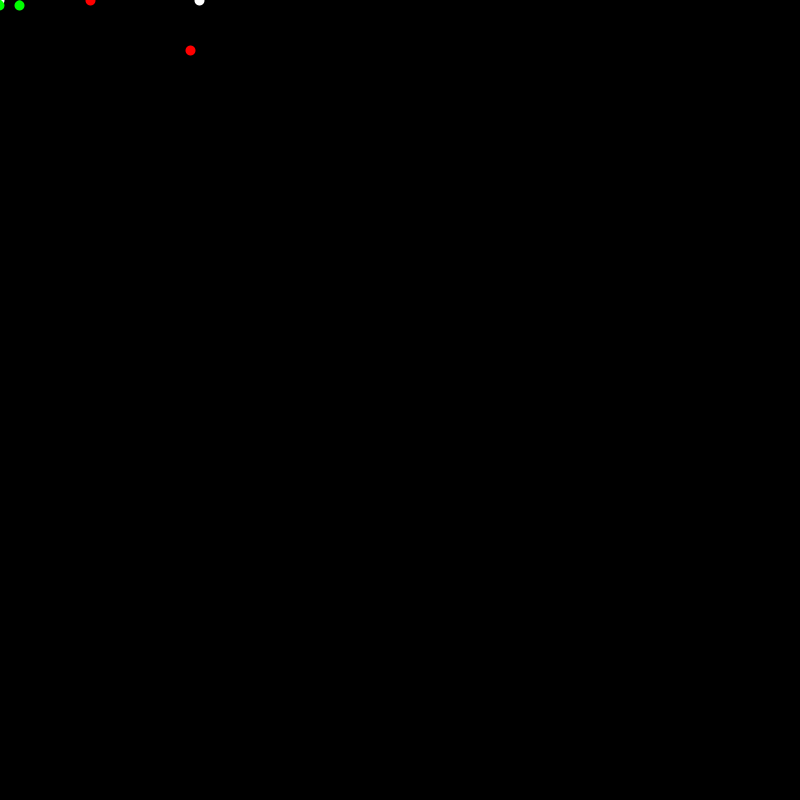
Frame 1 (no input)
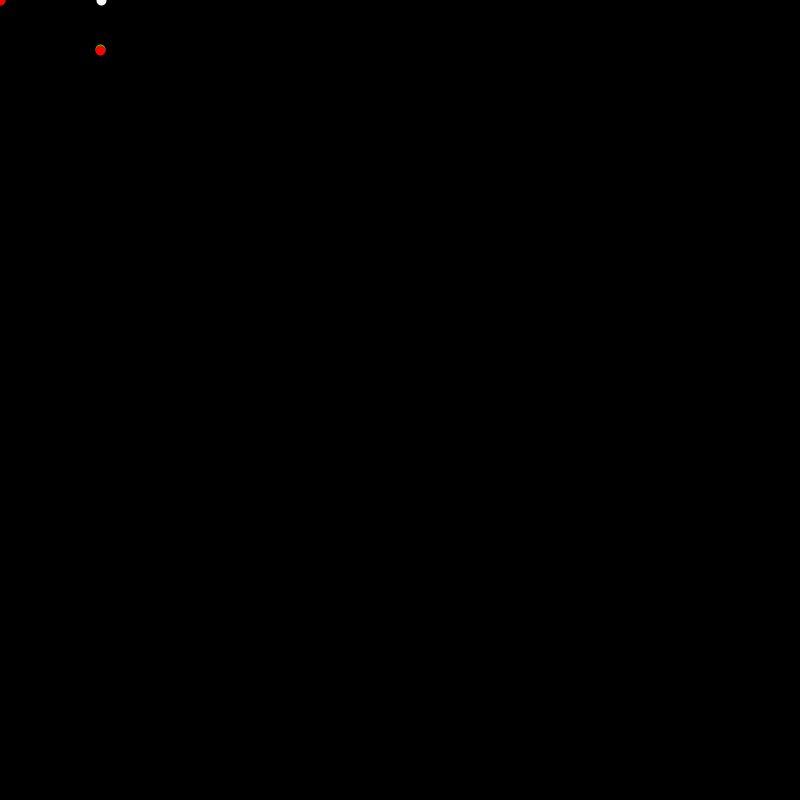
Frame 60 (the mouse pressed at the canvas centre just before this capture)
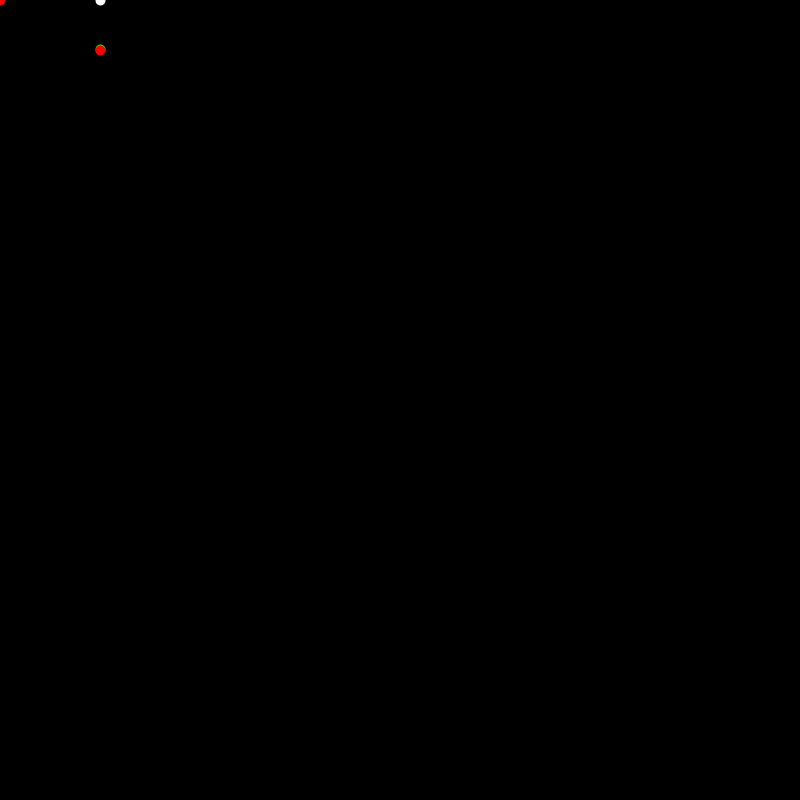
Frame 120 (the mouse held since frame 60 and released just before this capture)

The Processing sketch that drew these frames (run headless with seeded random() and noise(); from frame 60 on, the mouse is pressed at the canvas centre):

// Processing sketch: sketch_200601_MR_Kinematic_Model
// ── sketch_200601_MR_Kinematic_Model.pde
Vehicle vehicle;
Particle wheel_front_right;
Particle wheel_front_left;
Particle wheel_rear_right;
Particle wheel_rear_left;
Particle MR_center;
Particle MR_head;
Particle MR_tail;


//tan of MR_height/2, MR_width/2
float MR_angle;
float MR_distance_from_center;

int MR_width = 200;
int MR_height = 100;


float mouse_x;
float mouse_y;
void setup() {
  size(800, 800);
  //int center_x = width/2;
  //int center_y = height/2;

  int center_x = 0;
  int center_y = 0;


  //Initailize particle for each wheel points
  wheel_front_right = new Particle(new PVector(float(center_x + MR_width/2), float(center_y + MR_height/2)));
  wheel_front_left = new Particle(new PVector(float(center_x + MR_width/2), float(center_y - MR_height/2)));
  wheel_rear_right = new Particle(new PVector(float(center_x - MR_width/2), float(center_y + MR_height/2)));
  wheel_rear_left = new Particle(new PVector(float(center_x - MR_width/2), float(center_y - MR_height/2)));
  MR_center = new Particle(new PVector(float(center_x + MR_width/2), float(center_y)));
  MR_head = new Particle(new PVector(float(center_x + MR_width/2), float(center_y)));
  MR_tail = new Particle(new PVector(float(center_x - MR_width/2), float(center_y)));

  Vehicle current = new Vehicle(MR_head.get_position().x, MR_head.get_position().y, MR_width/2, 0);

  MR_angle = atan(float(MR_height)/float(MR_width)); 
  MR_distance_from_center = sqrt((MR_height/2)*(MR_height/2) + (MR_width/2)*(MR_width/2));
  println(MR_distance_from_center);
  print(MR_angle*180/PI);
  vehicle = current;
}

float step_x = 0;
float step_y = 0;
PVector prev_right = new PVector();
PVector prev_left = new PVector();
float mousex = width/2;
float mousey = width/2;

void draw() {
  background(0);
  vehicle.follow(mouse_x, mouse_y);
  vehicle.update();
  vehicle.show();  
}
void mouseMoved() {
  mouse_x = mouseX;
  mouse_y = mouseY;
}

// ── Particle.pde
class Particle {
  PVector location;
  PVector velocity;
  PVector acceleration;

  Particle(PVector l) {
    location = l.get();
    acceleration = new PVector();
    velocity = new PVector();
    float angle;
  }
  PVector get_position() {
    return location;
  }
  void update() {
    velocity.add(acceleration);
    location.add(velocity);
  }

  void update_velocity(PVector target ) {
    //PVector target = new PVector(tx, ty);
    PVector dir = PVector.sub(target, location);
    PVector accel = dir.copy();
    accel.setMag(accel.mag()/10);
    float angle = dir.heading();
    location.add(accel);
    //location.add(velocity_);
  }


  void display() {
    stroke(255);
    strokeWeight(10);
    point(location.x, location.y);
  }
}

// ── Vehicle.pde
class Vehicle {
  float ang_front;
  float ang_rear;

  float ang_wheel_front_left = pow(tan(ang_front), -1) - MR_height/(2*MR_width)*pow(tan(ang_front), -1)*(tan(ang_front) - tan(ang_rear));


  PVector a;
  PVector center;
  float angle = 0;
  float len;

  float sw = 0;

  PVector rear_center_target = new PVector();
  PVector front_center_target = new PVector();

  PVector rear_center= new PVector();  
  PVector front_center= new PVector();

  PVector front_left_target = new PVector();
  PVector front_left= new PVector();

  PVector front_right_target = new PVector();
  PVector front_right= new PVector();


  PVector rear_left_target = new PVector();
  PVector rear_left= new PVector();

  PVector rear_right_target = new PVector();
  PVector rear_right= new PVector();

  PVector prev_center = new PVector();


  Vehicle(float x, float y, float len_, float i) {
    a = new PVector(x, y);
    center = new PVector(x,y);
    prev_center = a;

    len = len_;
    float init_ang = 0;
    update();
    rear_center = new PVector(a.x+len, a.y);
    front_center = new PVector(a.x-len, a.y);
  }

  float follow(float tx, float ty) {
    PVector target = new PVector(tx, ty);
    PVector dir = PVector.sub(target, a);
    
    //a = center;
    PVector accel = dir.copy();
    accel.setMag(accel.mag()/10);
    angle = dir.heading();
    print(a.x, a.y);
    a.add(accel);
    print(a.x, a.y);
    update();
    

    PVector vel_rear_center = PVector.sub(rear_center_target, rear_center);
    vel_rear_center.setMag(vel_rear_center.mag()/10);
    stroke(0, 255, 0);

    PVector vel_front_center = PVector.sub(front_center_target, front_center);
    vel_front_center.setMag(vel_front_center.mag()/10);
    stroke(0, 255, 0);


    PVector vel_front_left = PVector.sub(front_left_target, front_left);
    vel_front_left.setMag(vel_front_left.mag()/10);
    stroke(0, 255, 0);

    PVector vel_front_right = PVector.sub(front_right_target, front_right);
    vel_front_right.setMag(vel_front_right.mag()/10);
    stroke(0, 255, 0);

    PVector vel_rear_left = PVector.sub(rear_left_target, rear_left);
    vel_rear_left.setMag(vel_rear_left.mag()/10);
    stroke(0, 255, 0);

    PVector vel_rear_right = PVector.sub(rear_right_target, rear_right);
    vel_rear_right.setMag(vel_rear_right.mag()/10);
    stroke(0, 255, 0);

    println(front_left, front_right);

    rear_center.add(vel_rear_center);
    front_center.add(vel_front_center);
    
    front_left.add(vel_front_left);
    front_right.add(vel_front_right);

    rear_left.add(vel_rear_left);
    rear_right.add(vel_rear_right);
    return angle;
  }

  void calculate_rear_center() {
    float dx = -len * cos(angle);
    float dy = -len * sin(angle);
    rear_center_target.set(a.x+dx, a.y+dy);
  }

  void calculate_front_center() {
    float dx = +len * cos(angle);  
    float dy = +len * sin(angle);
    front_center_target.set(a.x+dx, a.y+dy);
  }

  void calculate_front_left_target() {
    float temp_angle = angle - MR_angle;

    float dx = MR_distance_from_center*cos(temp_angle);
    float dy = MR_distance_from_center*sin(temp_angle);

    front_left_target.set(a.x+dx, a.y+dy);
  }


  void calculate_front_right_target() {
    float temp_angle = angle + MR_angle;

    float dx = MR_distance_from_center*cos(temp_angle);
    float dy = MR_distance_from_center*sin(temp_angle);

    front_right_target.set(a.x+dx, a.y+dy);
  }

  void calculate_rear_left_target() {
    float temp_angle = angle + MR_angle   - PI;

    float dx = MR_distance_from_center*cos(temp_angle);
    float dy = MR_distance_from_center*sin(temp_angle);

    rear_left_target.set(a.x+dx, a.y+dy);
  }


  void calculate_rear_right_target() {
    float temp_angle = angle - MR_angle - PI;

    float dx = MR_distance_from_center*cos(temp_angle);
    float dy = MR_distance_from_center*sin(temp_angle);

    rear_right_target.set(a.x+dx, a.y+dy);
  }


  void update() {
    calculate_front_left_target();
    calculate_front_right_target();
    calculate_rear_left_target();
    calculate_rear_right_target();
    calculate_rear_center();
    calculate_front_center();
  }


  void show() {

    //Display real point accelerate
    stroke(255);
    strokeWeight(10);
    point(front_center.x, front_center.y);
    point(rear_center.x, rear_center.y);

    stroke(0, 255, 0);
    point(front_right.x, front_right.y);
    point(front_left.x, front_left.y);
    point(rear_right.x, rear_right.y);
    point(rear_left.x, rear_left.y);


    //Display target points
    stroke(255, 0, 0);
    point(front_left_target.x, front_left_target.y);
    //stroke(0, 255, 255); 
    point(front_right_target.x, front_right_target.y);
    //stroke(255,0,0);
    point(rear_right_target.x, rear_right_target.y);
    //stroke(0,0,255);
    point(rear_left_target.x, rear_left_target.y);
    
    point(a.x, a.y);
    //point(h.x, h.y);
    //point(b.x, b.y);
    //print(front_left_target);

    //println(PVector.sub(tail, head).mag());
  }
}
